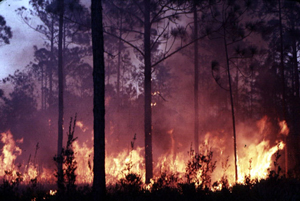
#> input picture hw3/dataset/fire_dataset/fire_images/fire.113.png, 300 x 201 px; its folder holds only this picture in this run
$ jupyter execute --allow-errors 'P[2]_[a-f].ipynb'
#> lines starting #> are read from the running program, lines starting #| are printed output that depends on the picture
**Problem 2: Forest Fire Classification**

The dataset is designed for binary classification of Fire and No-Fire detection in the forests landscape. You should do this classification using logistic regression. Do the following steps:

a) Pre-processing: The size of the images may be different. Resize them. Then normalize the images. Determine the target of each image. (We suggest using glob and OpenCV libraries).

[cell 1]
from google.colab import drive
#> (the rest of this cell did not finish here and is left out)

[cell 2]
import glob
import cv2
import numpy as np

dataset_path = '/content/drive/My Drive/fire_dataset'
img_size = (64, 64)

# get the file paths of all the fire and non-fire images in the dataset directory
fire_image_files = glob.glob(f'{dataset_path}/fire_images/fire.*.png')
non_fire_image_files = glob.glob(f'{dataset_path}/non_fire_images/non_fire.*.png')

# load the images and their labels
images = []
labels = []

for img_file in fire_image_files:
    # load the image using OpenCV
    img = cv2.imread(img_file)
#> img is the input picture: shape (201, 300, 3); mean B, G, R 67.7, 56, 88.5
    # resize the image to the desired size
    img = cv2.resize(img, img_size)
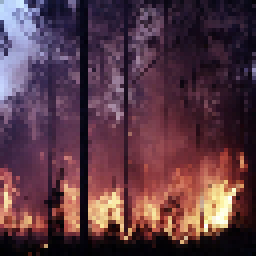
#> img: shape (64, 64, 3) (shown 4 times larger); mean B, G, R 68.4, 56.6, 89.4
    # normalize the pixel values to be between 0 and 1
    img = img / 255.0
    # add the image to the list of images
    images.append(img)
    # add the label to the list of labels
    labels.append(1)

for img_file in non_fire_image_files:
    # load the image using OpenCV
    img = cv2.imread(img_file)
    # resize the image to the desired size
    img = cv2.resize(img, img_size)
    # normalize the pixel values to be between 0 and 1
    img = img / 255.0
    # add the image to the list of images
    images.append(img)
    # add the label to the list of labels
    labels.append(0)

# convert the images and labels to numpy arrays
images = np.array(images)
labels = np.array(labels)


$ run again, on hw3/dataset/fire_dataset/fire_images/fire.134.png
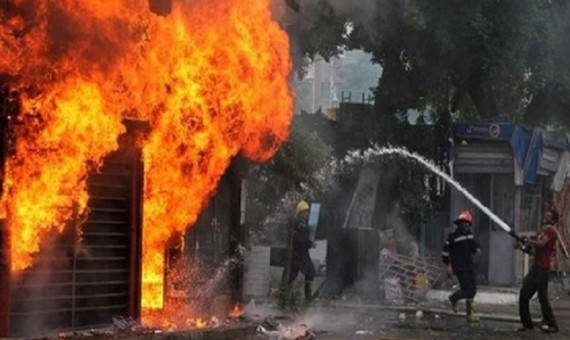
#> input picture hw3/dataset/fire_dataset/fire_images/fire.134.png, 570 x 340 px
#> img is the input picture: shape (340, 570, 3); mean B, G, R 46.8, 71.5, 111.4
#> `img = cv2.resize(img, img_size)`:
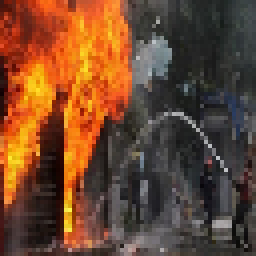
#> img: shape (64, 64, 3) (shown 4 times larger); mean B, G, R 46.4, 71.1, 110.9

$ run again, on hw3/dataset/fire_dataset/fire_images/fire.137.png
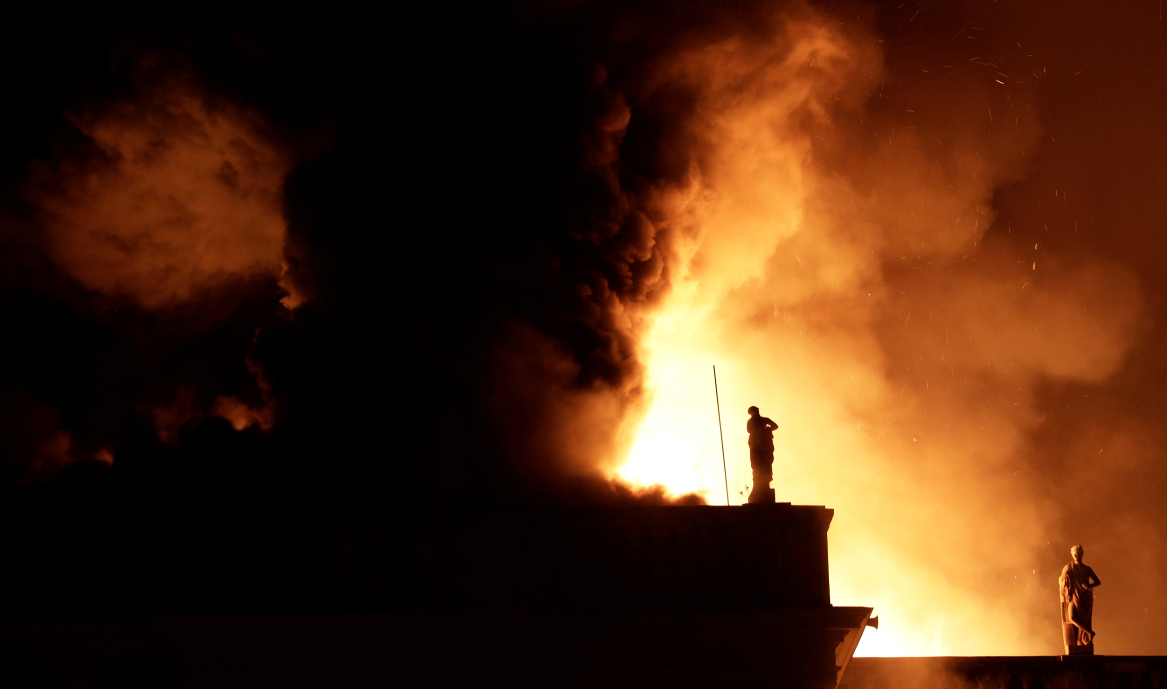
#> input picture hw3/dataset/fire_dataset/fire_images/fire.137.png, 3500 x 2065 px (shown at 1/3 size)
#> img is the input picture: shape (2065, 3500, 3); mean B, G, R 20.2, 42.8, 76.8
#> `img = cv2.resize(img, img_size)`:
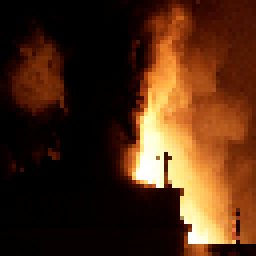
#> img: shape (64, 64, 3) (shown 4 times larger); mean B, G, R 20.1, 42.7, 76.8

$ run again, on hw3/dataset/fire_dataset/fire_images/fire.146.png
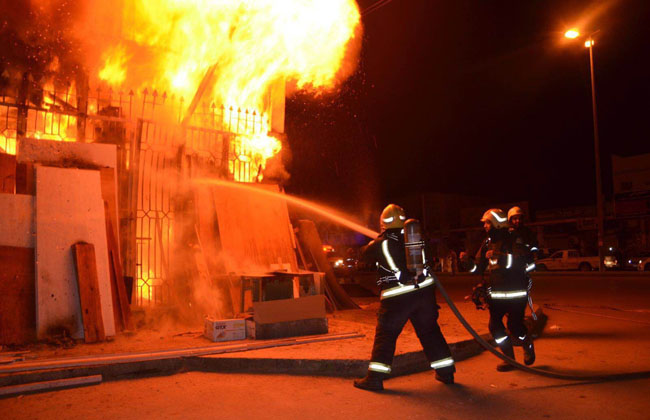
#> input picture hw3/dataset/fire_dataset/fire_images/fire.146.png, 650 x 420 px
#> img is the input picture: shape (420, 650, 3); mean B, G, R 26.5, 61.1, 136
#> `img = cv2.resize(img, img_size)`:
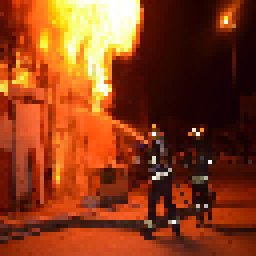
#> img: shape (64, 64, 3) (shown 4 times larger); mean B, G, R 26.3, 61.1, 135.9

$ run again, on hw3/dataset/fire_dataset/fire_images/fire.116.png
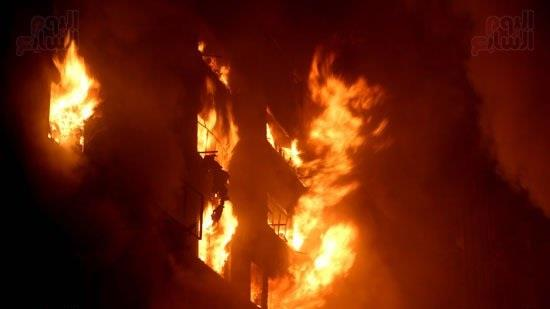
#> input picture hw3/dataset/fire_dataset/fire_images/fire.116.png, 550 x 309 px
#> img is the input picture: shape (309, 550, 3); mean B, G, R 10.8, 32.9, 98.8
#> `img = cv2.resize(img, img_size)`:
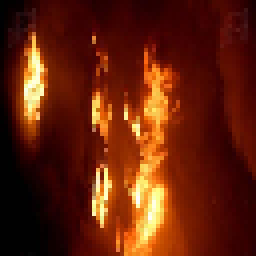
#> img: shape (64, 64, 3) (shown 4 times larger); mean B, G, R 10.9, 33, 98.9
